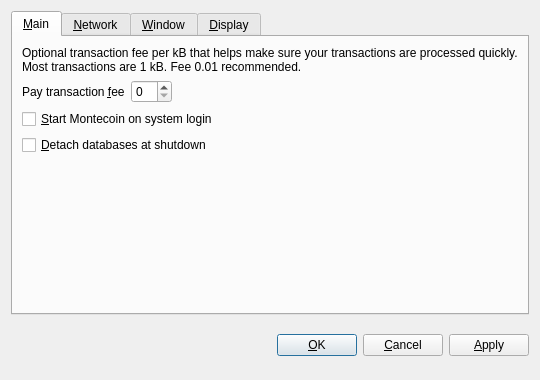
<?xml version="1.0" encoding="UTF-8"?>
<ui version="4.0">
 <class>OptionsDialog</class>
 <widget class="QDialog" name="OptionsDialog">
  <property name="geometry">
   <rect>
    <x>0</x>
    <y>0</y>
    <width>540</width>
    <height>380</height>
   </rect>
  </property>
  <property name="windowTitle">
   <string>Options</string>
  </property>
  <property name="modal">
   <bool>true</bool>
  </property>
  <layout class="QVBoxLayout" name="verticalLayout">
   <item>
    <widget class="QTabWidget" name="tabWidget">
     <property name="tabPosition">
      <enum>QTabWidget::North</enum>
     </property>
     <property name="currentIndex">
      <number>0</number>
     </property>
     <widget class="QWidget" name="tabMain">
      <attribute name="title">
       <string>&amp;Main</string>
      </attribute>
      <layout class="QVBoxLayout" name="verticalLayout_Main">
       <item>
        <widget class="QLabel" name="transactionFeeInfoLabel">
         <property name="text">
          <string>Optional transaction fee per kB that helps make sure your transactions are processed quickly. Most transactions are 1 kB. Fee 0.01 recommended.</string>
         </property>
         <property name="textFormat">
          <enum>Qt::PlainText</enum>
         </property>
         <property name="wordWrap">
          <bool>true</bool>
         </property>
        </widget>
       </item>
       <item>
        <layout class="QHBoxLayout" name="horizontalLayout_Main">
         <item>
          <widget class="QLabel" name="transactionFeeLabel">
           <property name="text">
            <string>Pay transaction &amp;fee</string>
           </property>
           <property name="textFormat">
            <enum>Qt::PlainText</enum>
           </property>
           <property name="buddy">
            <cstring>transactionFee</cstring>
           </property>
          </widget>
         </item>
         <item>
          <widget class="BitcoinAmountField" name="transactionFee"/>
         </item>
         <item>
          <spacer name="horizontalSpacer_Main">
           <property name="orientation">
            <enum>Qt::Horizontal</enum>
           </property>
           <property name="sizeHint" stdset="0">
            <size>
             <width>40</width>
             <height>20</height>
            </size>
           </property>
          </spacer>
         </item>
        </layout>
       </item>
       <item>
        <widget class="QCheckBox" name="bitcoinAtStartup">
         <property name="toolTip">
          <string>Automatically start Montecoin after logging in to the system.</string>
         </property>
         <property name="text">
          <string>&amp;Start Montecoin on system login</string>
         </property>
        </widget>
       </item>
       <item>
        <widget class="QCheckBox" name="detachDatabases">
         <property name="toolTip">
          <string>Detach block and address databases at shutdown. This means they can be moved to another data directory, but it slows down shutdown. The wallet is always detached.</string>
         </property>
         <property name="text">
          <string>&amp;Detach databases at shutdown</string>
         </property>
        </widget>
       </item>
       <item>
        <spacer name="verticalSpacer_Main">
         <property name="orientation">
          <enum>Qt::Vertical</enum>
         </property>
         <property name="sizeHint" stdset="0">
          <size>
           <width>20</width>
           <height>40</height>
          </size>
         </property>
        </spacer>
       </item>
      </layout>
     </widget>
     <widget class="QWidget" name="tabNetwork">
      <attribute name="title">
       <string>&amp;Network</string>
      </attribute>
      <layout class="QVBoxLayout" name="verticalLayout_Network">
       <item>
        <widget class="QCheckBox" name="mapPortUpnp">
         <property name="toolTip">
          <string>Automatically open the Montecoin client port on the router. This only works when your router supports UPnP and it is enabled.</string>
         </property>
         <property name="text">
          <string>Map port using &amp;UPnP</string>
         </property>
        </widget>
       </item>
       <item>
        <widget class="QCheckBox" name="connectSocks">
         <property name="toolTip">
          <string>Connect to the Montecoin network through a SOCKS proxy (e.g. when connecting through Tor).</string>
         </property>
         <property name="text">
          <string>&amp;Connect through SOCKS proxy:</string>
         </property>
        </widget>
       </item>
       <item>
        <layout class="QHBoxLayout" name="horizontalLayout_Network">
         <item>
          <widget class="QLabel" name="proxyIpLabel">
           <property name="text">
            <string>Proxy &amp;IP:</string>
           </property>
           <property name="textFormat">
            <enum>Qt::PlainText</enum>
           </property>
           <property name="buddy">
            <cstring>proxyIp</cstring>
           </property>
          </widget>
         </item>
         <item>
          <widget class="QValidatedLineEdit" name="proxyIp">
           <property name="maximumSize">
            <size>
             <width>140</width>
             <height>16777215</height>
            </size>
           </property>
           <property name="toolTip">
            <string>IP address of the proxy (e.g. 127.0.0.1)</string>
           </property>
          </widget>
         </item>
         <item>
          <widget class="QLabel" name="proxyPortLabel">
           <property name="text">
            <string>&amp;Port:</string>
           </property>
           <property name="textFormat">
            <enum>Qt::PlainText</enum>
           </property>
           <property name="buddy">
            <cstring>proxyPort</cstring>
           </property>
          </widget>
         </item>
         <item>
          <widget class="QLineEdit" name="proxyPort">
           <property name="maximumSize">
            <size>
             <width>55</width>
             <height>16777215</height>
            </size>
           </property>
           <property name="toolTip">
            <string>Port of the proxy (e.g. 9050)</string>
           </property>
          </widget>
         </item>
         <item>
          <widget class="QLabel" name="socksVersionLabel">
           <property name="text">
            <string>SOCKS &amp;Version:</string>
           </property>
           <property name="textFormat">
            <enum>Qt::PlainText</enum>
           </property>
           <property name="buddy">
            <cstring>socksVersion</cstring>
           </property>
          </widget>
         </item>
         <item>
          <widget class="QValueComboBox" name="socksVersion">
           <property name="toolTip">
            <string>SOCKS version of the proxy (e.g. 5)</string>
           </property>
          </widget>
         </item>
         <item>
          <spacer name="horizontalSpacer_Network">
           <property name="orientation">
            <enum>Qt::Horizontal</enum>
           </property>
           <property name="sizeHint" stdset="0">
            <size>
             <width>40</width>
             <height>20</height>
            </size>
           </property>
          </spacer>
         </item>
        </layout>
       </item>
       <item>
        <spacer name="verticalSpacer_Network">
         <property name="orientation">
          <enum>Qt::Vertical</enum>
         </property>
         <property name="sizeHint" stdset="0">
          <size>
           <width>20</width>
           <height>40</height>
          </size>
         </property>
        </spacer>
       </item>
      </layout>
     </widget>
     <widget class="QWidget" name="tabWindow">
      <attribute name="title">
       <string>&amp;Window</string>
      </attribute>
      <layout class="QVBoxLayout" name="verticalLayout_Window">
       <item>
        <widget class="QCheckBox" name="minimizeToTray">
         <property name="toolTip">
          <string>Show only a tray icon after minimizing the window.</string>
         </property>
         <property name="text">
          <string>&amp;Minimize to the tray instead of the taskbar</string>
         </property>
        </widget>
       </item>
       <item>
        <widget class="QCheckBox" name="minimizeOnClose">
         <property name="toolTip">
          <string>Minimize instead of exit the application when the window is closed. When this option is enabled, the application will be closed only after selecting Quit in the menu.</string>
         </property>
         <property name="text">
          <string>M&amp;inimize on close</string>
         </property>
        </widget>
       </item>
       <item>
        <spacer name="verticalSpacer_Window">
         <property name="orientation">
          <enum>Qt::Vertical</enum>
         </property>
         <property name="sizeHint" stdset="0">
          <size>
           <width>20</width>
           <height>40</height>
          </size>
         </property>
        </spacer>
       </item>
      </layout>
     </widget>
     <widget class="QWidget" name="tabDisplay">
      <attribute name="title">
       <string>&amp;Display</string>
      </attribute>
      <layout class="QVBoxLayout" name="verticalLayout_Display">
       <item>
        <layout class="QHBoxLayout" name="horizontalLayout_1_Display">
         <item>
          <widget class="QLabel" name="langLabel">
           <property name="text">
            <string>User Interface &amp;language:</string>
           </property>
           <property name="textFormat">
            <enum>Qt::PlainText</enum>
           </property>
           <property name="buddy">
            <cstring>lang</cstring>
           </property>
          </widget>
         </item>
         <item>
          <widget class="QValueComboBox" name="lang">
           <property name="toolTip">
            <string>The user interface language can be set here. This setting will take effect after restarting Montecoin.</string>
           </property>
          </widget>
         </item>
        </layout>
       </item>
       <item>
        <layout class="QHBoxLayout" name="horizontalLayout_2_Display">
         <item>
          <widget class="QLabel" name="unitLabel">
           <property name="text">
            <string>&amp;Unit to show amounts in:</string>
           </property>
           <property name="textFormat">
            <enum>Qt::PlainText</enum>
           </property>
           <property name="buddy">
            <cstring>unit</cstring>
           </property>
          </widget>
         </item>
         <item>
          <widget class="QValueComboBox" name="unit">
           <property name="toolTip">
            <string>Choose the default subdivision unit to show in the interface and when sending coins.</string>
           </property>
          </widget>
         </item>
        </layout>
       </item>
       <item>
        <widget class="QCheckBox" name="displayAddresses">
         <property name="toolTip">
          <string>Whether to show Montecoin addresses in the transaction list.</string>
         </property>
         <property name="text">
          <string>&amp;Display addresses in transaction list</string>
         </property>
        </widget>
       </item>
       <item>
        <widget class="QCheckBox" name="coinControlFeatures">
         <property name="toolTip">
          <string>Whether to show coin control features or not.</string>
         </property>
         <property name="text">
          <string>Display coin &amp;control features (experts only!)</string>
         </property>
        </widget>
       </item>
       <item>
        <spacer name="verticalSpacer_Display">
         <property name="orientation">
          <enum>Qt::Vertical</enum>
         </property>
         <property name="sizeHint" stdset="0">
          <size>
           <width>20</width>
           <height>40</height>
          </size>
         </property>
        </spacer>
       </item>
      </layout>
     </widget>
    </widget>
   </item>
   <item>
    <layout class="QHBoxLayout" name="horizontalLayout_Buttons">
     <item>
      <spacer name="horizontalSpacer_1">
       <property name="orientation">
        <enum>Qt::Horizontal</enum>
       </property>
       <property name="sizeHint" stdset="0">
        <size>
         <width>40</width>
         <height>48</height>
        </size>
       </property>
      </spacer>
     </item>
     <item>
      <widget class="QLabel" name="statusLabel">
       <property name="font">
        <font>
         <weight>75</weight>
         <bold>true</bold>
        </font>
       </property>
       <property name="text">
        <string/>
       </property>
       <property name="textFormat">
        <enum>Qt::PlainText</enum>
       </property>
       <property name="wordWrap">
        <bool>true</bool>
       </property>
      </widget>
     </item>
     <item>
      <spacer name="horizontalSpacer_2">
       <property name="orientation">
        <enum>Qt::Horizontal</enum>
       </property>
       <property name="sizeHint" stdset="0">
        <size>
         <width>40</width>
         <height>48</height>
        </size>
       </property>
      </spacer>
     </item>
     <item>
      <widget class="QPushButton" name="okButton">
       <property name="text">
        <string>&amp;OK</string>
       </property>
      </widget>
     </item>
     <item>
      <widget class="QPushButton" name="cancelButton">
       <property name="text">
        <string>&amp;Cancel</string>
       </property>
       <property name="autoDefault">
        <bool>false</bool>
       </property>
      </widget>
     </item>
     <item>
      <widget class="QPushButton" name="applyButton">
       <property name="text">
        <string>&amp;Apply</string>
       </property>
       <property name="autoDefault">
        <bool>false</bool>
       </property>
      </widget>
     </item>
    </layout>
   </item>
  </layout>
 </widget>
 <customwidgets>
  <customwidget>
   <class>BitcoinAmountField</class>
   <extends>QSpinBox</extends>
   <header>bitcoinamountfield.h</header>
   <container>1</container>
  </customwidget>
  <customwidget>
   <class>QValueComboBox</class>
   <extends>QComboBox</extends>
   <header>qvaluecombobox.h</header>
  </customwidget>
  <customwidget>
   <class>QValidatedLineEdit</class>
   <extends>QLineEdit</extends>
   <header>qvalidatedlineedit.h</header>
  </customwidget>
 </customwidgets>
 <resources/>
 <connections/>
</ui>
